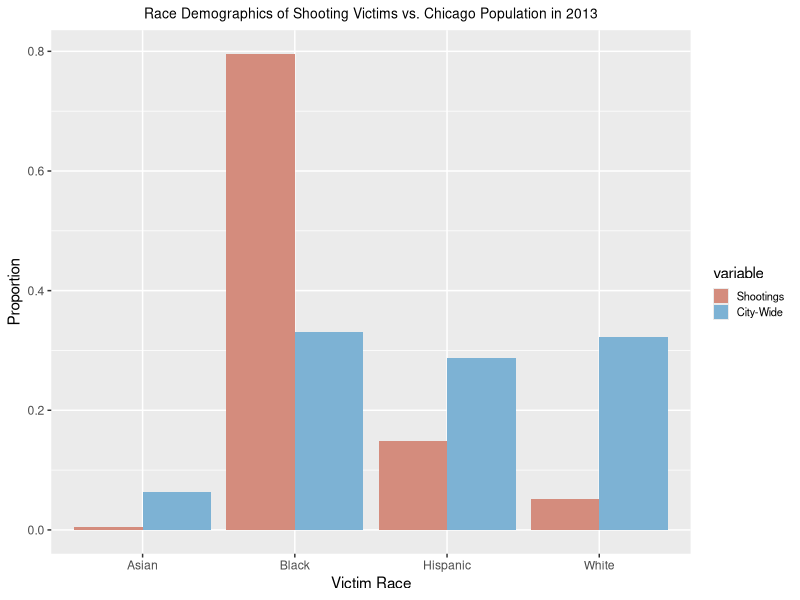
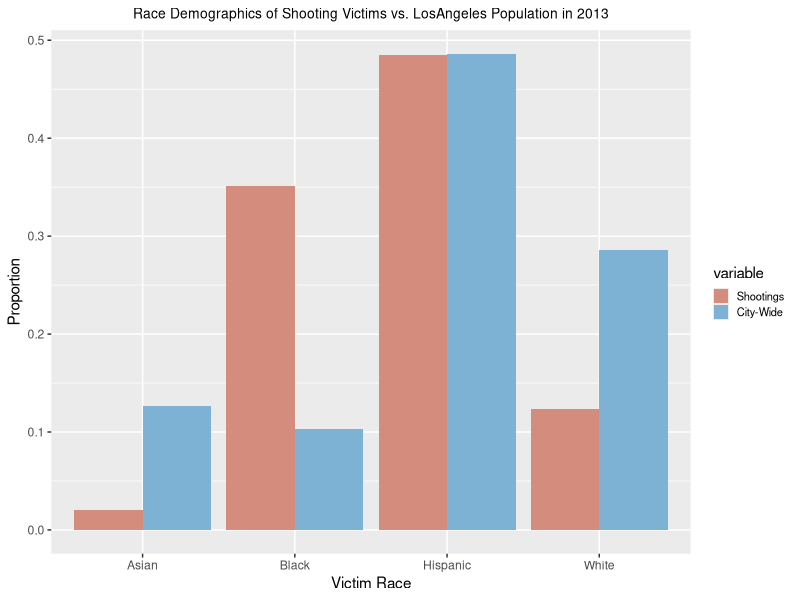
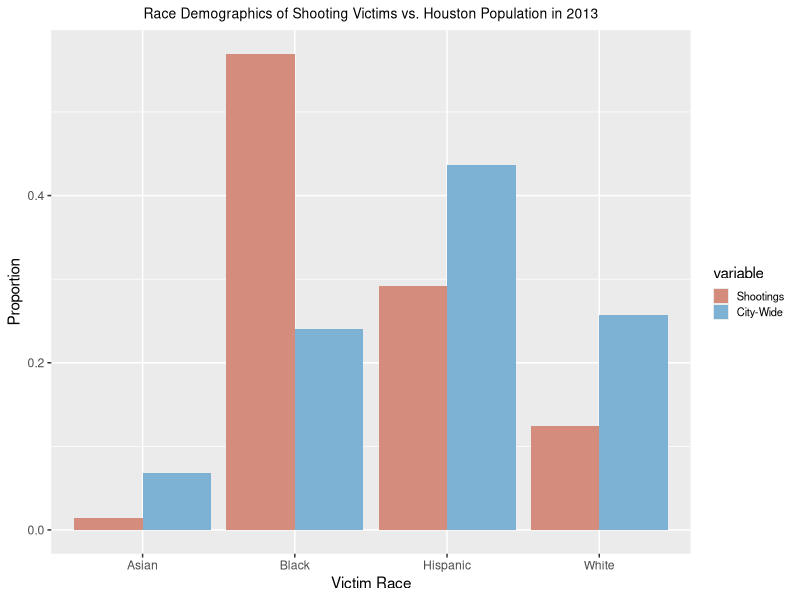
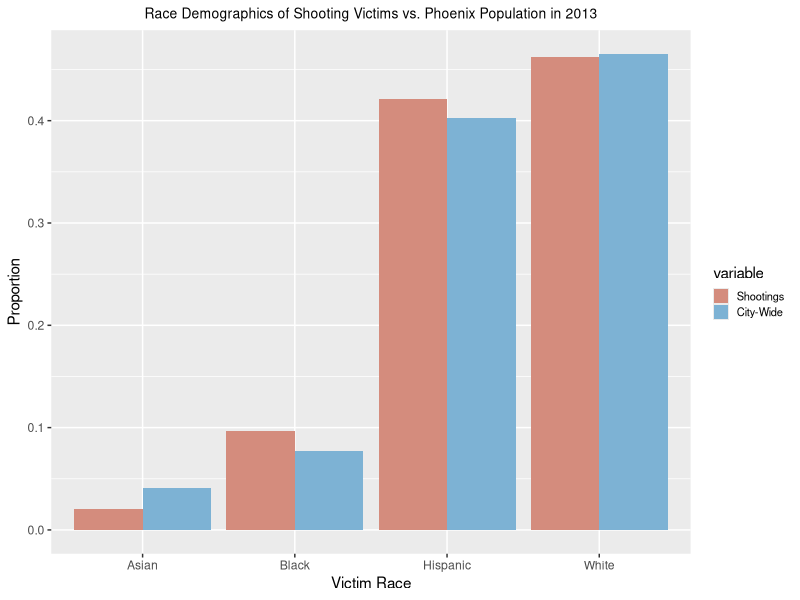
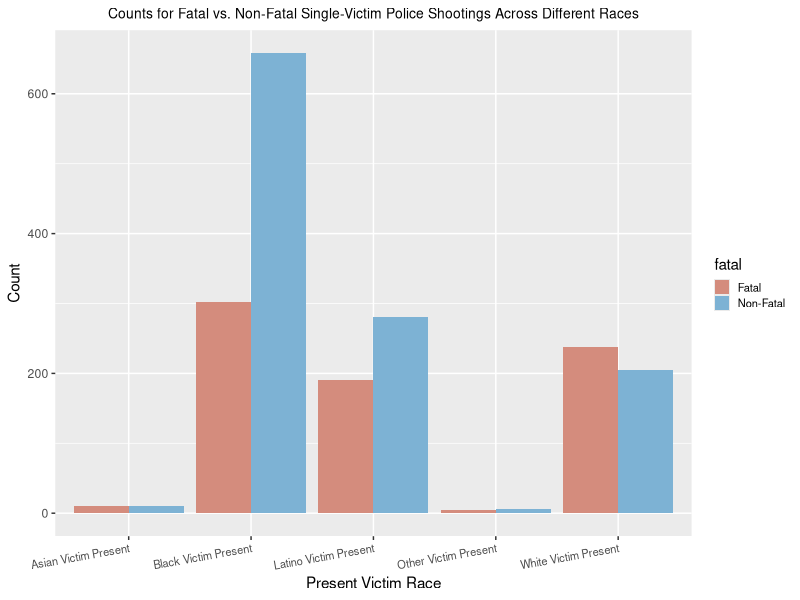
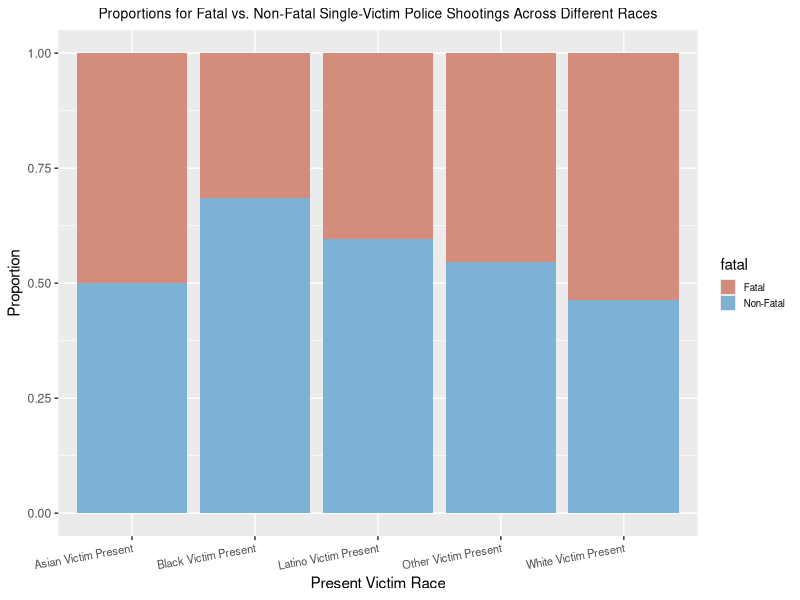
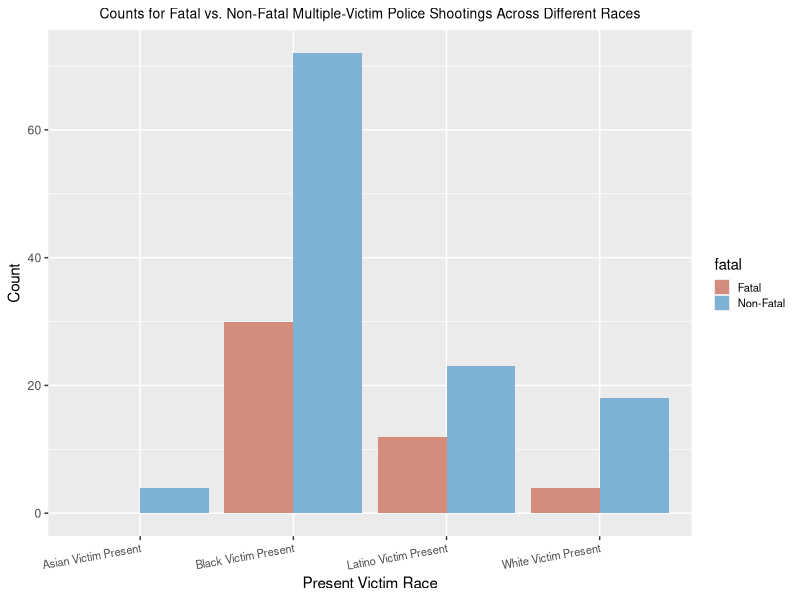
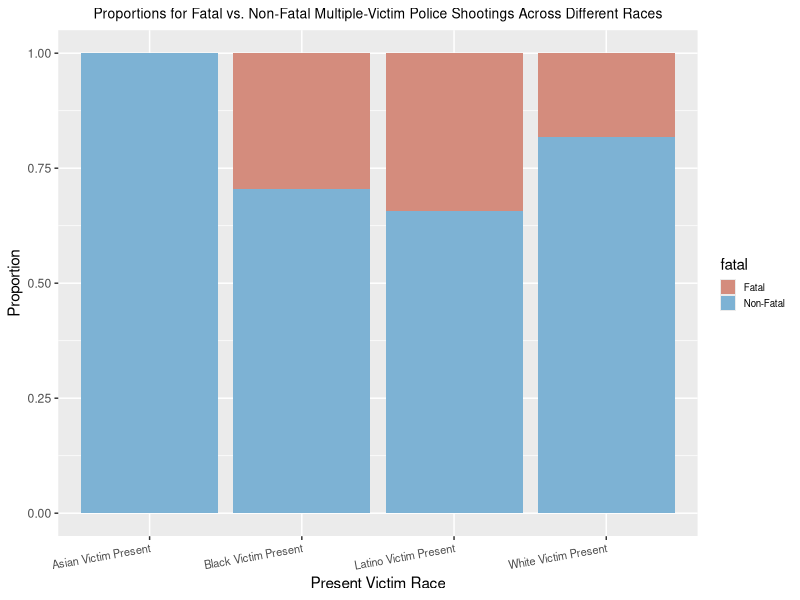

Generate these figures, in order, with R: (Note: this script raises an error after producing the figures.)
## ---- chunk 1
knitr::opts_chunk$set(echo = TRUE)
## ---- chunk 2
library(ggplot2)
library(dplyr)
library(tidyr)
library(tidyverse)
library(reshape2)
## ---- chunk 3
library(ggplot2)
library(dplyr)
library(tidyr)
library(tidyverse)
## ---- chunk 4
# Census Predictors
census <- read.csv("data/2013census.csv")[,-c(8,9)]
states <- lapply(census$department, function(x) str_extract_all(x,"\\([^()]+\\)")[[1]])
states <- substring(states, 2, nchar(states)-1)
census$state <- states

# Gun Law Predictors
gun_provisions <- read.csv("data/gun_provisions.csv") %>% 
  filter(year == 2013)
gun_provisions <- gun_provisions %>% 
  mutate(total_pr = rowSums(gun_provisions[,3:136]),
         deesc_train = ifelse(state %in% c("California", "New Mexico", "Texas", "Oklahoma", "South Dakota", "Illinois", "Indiana", "Tennessee", "Washington", "Missouri", "Georgia", "Ohio", "Maryland", "Massachusetts", "Connecticut", "Maine"), 1, 0)) %>% 
  select(state, total_pr, deesc_train)
gun_provisions$state <- state.abb[match(gun_provisions$state,state.name)]
## ---- chunk 5
all <- read.csv("data/allshootingsdata.csv")

# Recode subject race
all$SubjectRace[is.na(all$SubjectRace)] <- "A"

# Recode officer races
all$OfficerRace <- gsub("H/L", "L", all$OfficerRace)
all$OfficerRace <- gsub("H", "L", all$OfficerRace)
all$OfficerRace <- gsub("Unknown|m/m", "U", all$OfficerRace)
all$OfficerRace <- gsub("WHITE|WLITE", "W", all$OfficerRace)
all$OfficerRace <- gsub("BLACK", "B", all$OfficerRace)
all$OfficerRace <- gsub("ASIAN", "A", all$OfficerRace)
all$OfficerRace <- gsub("Other|AI/AN|NA/W|Multi-Racial", "O", all$OfficerRace)
all$OfficerRace <- gsub("A/PI ", "A;", all$OfficerRace)
all$OfficerRace <- gsub("A/PI", "A", all$OfficerRace)
all$OfficerRace <- gsub(",", ";", all$OfficerRace)
all$OfficerRace <- gsub(" ", "", all$OfficerRace)
all$OfficerRace <- gsub("A/W|W/L|W/A", "O", all$OfficerRace)
all$OfficerRace[all$OfficerRace == ""] <- "U"

# Recode officer genders
all$OfficerGender <- gsub("MALE", "M", toupper(all$OfficerGender))
all$OfficerGender <- gsub("FEMALE|FEM", "F", toupper(all$OfficerGender))
all$OfficerGender <- gsub("UNKNOWN|FALSE", "U", toupper(all$OfficerGender))
all$OfficerGender <- gsub(",|:", ";", toupper(all$OfficerGender))
all$OfficerGender <- gsub(" |/", "", toupper(all$OfficerGender))

all <- all %>% 
  select(-c("Date", "NatureOfStop", "Notes", "SubjectAge", "NumberOfShots", "Department", "FullNarrative", "fdate", "month", "day", "tr", "AvgAge", "VA", "F", "nshots", "sit")) %>% 
  mutate(b = as.numeric(b > 0),
         w = as.numeric(w > 0),
         l = as.numeric(l > 0),
         a = as.numeric(a > 0),
         so =  as.numeric(str_count(all$SubjectRace, "O") > 0),
         smale = as.numeric(str_count(all$SubjectGender, "M") > 0),
         sfem = as.numeric(str_count(all$SubjectGender, "F") > 0),
         ob = as.numeric(str_count(all$OfficerRace, "B") > 0),
         ow = as.numeric(str_count(all$OfficerRace, "W") > 0),
         ol = as.numeric(str_count(all$OfficerRace, "L") > 0),
         oa = as.numeric(str_count(all$OfficerRace, "A") > 0),
         oo =  as.numeric(str_count(all$OfficerRace, "O") > 0),
         omale = as.numeric(str_count(all$OfficerGender, "M") > 0),
         ofem = as.numeric(str_count(all$OfficerGender, "F") > 0),
         other = as.numeric(other), 
         replica = as.numeric(replica), 
         knife = as.numeric(knife), 
         gun = as.numeric(weapon == "gun"), 
         unarmed = as.numeric(weapon == "unarmed"),
         unknown_weapon = as.numeric(weapon == "U"),
         fatal = as.numeric(str_count(all$Fatal, "F") > 0)) %>% 
  select(-c(weapon, SubjectGender, OfficerGender))

all <- rename(all, sb = b, sw = w, sl = l, sa = a, weapon_other = other)
## ---- chunk 6
# Filter out unknown values
all <- all[-which(all$smale == 0 & all$sfem == 0),]
all <- all[-which(all$omale == 0 & all$ofem == 0),]
all <- all[-which(all$sb == 0 & all$sw == 0 & all$sl == 0 & all$sa == 0 & all$so == 0),]
all <- all[-which(is.na(all$sb)),]
all <- all[-which(all$ob == 0 & all$ow == 0 & all$ol == 0 & all$oa == 0 & all$oo == 0),]
all <- all[-which(str_count(all$Fatal, "F") == 0 & str_count(all$Fatal, "N") == 0),]
all <- all %>% 
  select(-c(Fatal))
## ---- chunk 7
final_df <- merge(all, census, by.x = "city", by.y = "city_name")
final_df <- merge(final_df, gun_provisions, by = "state")
final_df <- final_df %>% 
  select(-c(department, year))
## ---- chunk 8
saveRDS(final_df, "data/final.rds")
## ---- chunk 9
final_eda <- final_df %>%
  mutate(
      fatal = case_when(
        fatal == 1 ~ "Fatal",
        fatal == 0 ~ "Non-Fatal"),
      sb = case_when(
        sb == 1 ~ "Black Victim Present",
        sb == 0 ~ "Black Victim Not Present"
      ),
      sw = case_when(
        sw == 1 ~ "White Victim Present",
        sw == 0 ~ "White Victim Not Present"
      ),
      sl = case_when(
        sl == 1 ~ "Latino Victim Present",
        sl == 0 ~ "Latino Victim Not Present"
      ),
      sa = case_when(
        sa == 1 ~ "Asian Victim Present",
        sa == 0 ~ "Asian Victim Not Present"
      ),
      so = case_when(
        so == 1 ~ "Other Victim Present",
        so == 0 ~ "Other Victim Not Present"
      ),
      smale = case_when(
        smale == 1 ~ "Male Victim Present",
        smale == 0 ~ "Male Victim Not Present"
      ),
      sfem = case_when(
        sfem == 1 ~ "Female Victim Present",
        sfem == 0 ~ "Female Victim Not Present"
      ),
      ob = case_when(
        ob == 1 ~ "Black Officer Present",
        ob == 0 ~ "Black Officer Not Present"
      ),
      ow = case_when(
        ow == 1 ~ "White Officer Present",
        ow == 0 ~ "White Officer Not Present"
      ),
      ol = case_when(
        ol == 1 ~ "Latino Officer Present",
        ol == 0 ~ "Latino Officer Not Present"
      ),
      oa = case_when(
        oa == 1 ~ "Asian Officer Present",
        oa == 0 ~ "Asian Officer Not Present"
      ),
      oo = case_when(
        oo == 1 ~ "Other Officer Present",
        oo == 0 ~ "Other Officer Not Present"
      ),
      omale = case_when(
        omale == 1 ~ "Male Officer Present",
        omale == 0 ~ "Male Officer Not Present"
      ),
      weapon_other = case_when(
        weapon_other == 1 ~ "Other Weapon Present",
        weapon_other == 0 ~ "Other Weapon Not Present"
      ), 
      replica = case_when(
        replica == 1 ~ "Replica Present",
        replica == 0 ~ "Replica Not Present"
      ),
      knife = case_when(
        knife == 1 ~ "Knife Present",
        knife == 0 ~ "Knife Not Present"
      ),
      gun = case_when(
        gun == 1 ~ "Gun Present",
        gun == 0 ~ "Gun Not Present"
      ),
      unarmed = case_when(
        unarmed == 1 ~ "Victim Unarmed",
        unarmed == 0 ~ "Victim Armed"
      ),
      unknown_weapon = case_when(
        unknown_weapon == 1 ~ "Weapon Unknown",
        unknown_weapon == 0 ~ "Weapon Known"
      )
  )

saveRDS(final_eda, 'data/final_eda.rds')
## ---- chunk 10
most_pop <- head(names(sort(table(final_eda$city), decreasing = TRUE)), 4)
i <- 1

for (c in most_pop) {
  temp <- final_eda %>% 
    filter(city == c)
  
  vic <- temp %>% 
  summarise(Black = sum(str_count(SubjectRace, "B")), 
            White = sum(str_count(SubjectRace, "W")),
            Hispanic = sum(str_count(SubjectRace, "L")),
            Asian = sum(str_count(SubjectRace, "A")),
            city_pop_2013 = sum(str_count(SubjectRace, "B")) + sum(str_count(SubjectRace, "W")) + 
              sum(str_count(SubjectRace, "L")) + sum(str_count(SubjectRace, "A")) + 
              sum(str_count(SubjectRace, "O"))
  ) %>% 
    mutate(Black = Black/city_pop_2013, 
           White = White/city_pop_2013,
           Hispanic = Hispanic/city_pop_2013,
           Asian = Asian/city_pop_2013)
  
  vic <- vic %>%
    t() %>%
    as.data.frame(stringsAsFactors = F) %>%
    rownames_to_column("race") %>%
    `rownames<-`(NULL)

  demo <- temp %>% 
    select(black, white, hispanic, asian, city_pop_2013)  %>% 
    mutate(black = black/city_pop_2013, 
           white = white/city_pop_2013,
           hispanic = hispanic/city_pop_2013,
           asian = asian/city_pop_2013)
  demo <- rename(demo, Black = black, White = white, Hispanic = hispanic, Asian = asian)
  demo <- demo[1,]
  
  demo <- demo %>%
    t() %>%
    as.data.frame(stringsAsFactors = F) %>%
    rownames_to_column("race") %>%
    `rownames<-`(NULL)
  demo <- rename(demo, V1 = 2)
  
  temp2 <- merge(vic, demo, by = "race") %>% 
    filter(race != "city_pop_2013")
  temp2 <- rename(temp2, "Shootings" = V1.x, "City-Wide" = V1.y)
  temp2 <- melt(temp2)
  
  plot <- ggplot(temp2, aes(x = race, y = value, fill = variable)) +
    geom_bar(position = "dodge", stat="identity") + 
    labs(x = "Victim Race", y = "Proportion", title = paste0("Race Demographics of Shooting Victims vs. ", c, " Population in 2013")) +
    theme(legend.text = element_text(size = 8),
          legend.key.size = unit(0.4, "cm"),
          plot.title = element_text(size=10, hjust = 0.5)) + 
    scale_fill_manual(values=c("#D48C7D", "#7DB2D4"))
  
  ggsave(filename = paste0("figures/cityeda", i, ".png"), plot)
  
  i <- i + 1
}
## ---- chunk 11
single_victims <- final_eda %>% 
  filter(NumberOfSubjects <= 1)
nrow(single_victims)

mult_victims <- final_eda %>% 
  filter(NumberOfSubjects > 1)
nrow(mult_victims)
## ---- chunk 12
tempsb <- single_victims %>% 
  group_by(sb, fatal) %>% 
  summarise(count = n())
tempsb <- tempsb[3:4,]
tempsb <- rename(tempsb, type = sb)

tempsw <- single_victims %>% 
  group_by(sw, fatal) %>% 
  summarise(count = n())
tempsw <- tempsw[3:4,]
tempsw <- rename(tempsw, type = sw)

tempsa <- single_victims %>% 
  group_by(sa, fatal) %>% 
  summarise(count = n())
tempsa <- tempsa[3:4,]
tempsa <- rename(tempsa, type = sa)

tempsl <- single_victims %>% 
  group_by(sl, fatal) %>% 
  summarise(count = n())
tempsl <- tempsl[3:4,]
tempsl <- rename(tempsl, type = sl)

tempso <- single_victims %>% 
  group_by(so, fatal) %>% 
  summarise(count = n())
tempso <- tempso[3:4,]
tempso <- rename(tempso, type = so)

temp <- rbind(tempsb, tempsw, tempsl, tempsa, tempso) %>% 
  group_by(type) %>% 
  mutate(total = sum(count)) %>% 
  ungroup() %>% 
  mutate(prop = count / total)

race_count <- ggplot(temp, aes(x = type, y = count, fill = fatal)) +
  geom_bar(position = "dodge", stat="identity") + 
  labs(x = "Present Victim Race", y = "Count", title = "Counts for Fatal vs. Non-Fatal Single-Victim Police Shootings Across Different Races") +
  theme(legend.text = element_text(size = 8),
        legend.key.size = unit(0.4, "cm"),
        axis.text.x = element_text(angle = 10, hjust = 1, size = 8),
        plot.title = element_text(size=10, hjust = 0.5)) + 
  scale_fill_manual(values=c("#D48C7D", "#7DB2D4"))

race_prop <- ggplot(temp, aes(x = type, y = prop, fill = fatal)) +
  geom_bar(position = "stack", stat="identity") + 
  labs(x = "Present Victim Race", y = "Proportion", title = "Proportions for Fatal vs. Non-Fatal Single-Victim Police Shootings Across Different Races") +
  theme(legend.text = element_text(size = 7),
        legend.key.size = unit(0.4, "cm"),
        axis.text.x = element_text(angle = 10, hjust = 1, size = 8),
        plot.title = element_text(size=10, hjust = 0.5)) + 
  scale_fill_manual(values=c("#D48C7D", "#7DB2D4"))

ggsave(filename = "figures/singleeda1.png", race_count)
ggsave(filename = "figures/singleeda2.png", race_prop)
## ---- chunk 13
tempsb <- mult_victims %>% 
  group_by(sb, fatal) %>% 
  summarise(count = n())
tempsb <- tempsb[3:4,]
tempsb <- rename(tempsb, type = sb)

tempsw <- mult_victims %>% 
  group_by(sw, fatal) %>% 
  summarise(count = n())
tempsw <- tempsw[3:4,]
tempsw <- rename(tempsw, type = sw)

tempsa <- mult_victims %>% 
  group_by(sa, fatal) %>% 
  summarise(count = n())
tempsa <- tempsa[3,]
tempsa[2,] <- list("Asian Victim Present", "Fatal", 0)
tempsa <- rename(tempsa, type = sa)

tempsl <- mult_victims %>% 
  group_by(sl, fatal) %>% 
  summarise(count = n())
tempsl <- tempsl[3:4,]
tempsl <- rename(tempsl, type = sl)

temp <- rbind(tempsb, tempsw, tempsl, tempsa) %>% 
  group_by(type) %>% 
  mutate(total = sum(count)) %>% 
  ungroup() %>% 
  mutate(prop = count / total)

race_count1 <- ggplot(temp, aes(x = type, y = count, fill = fatal)) +
  geom_bar(position = "dodge", stat="identity") + 
  labs(x = "Present Victim Race", y = "Count", title = "Counts for Fatal vs. Non-Fatal Multiple-Victim Police Shootings Across Different Races") +
  theme(legend.text = element_text(size = 8),
        legend.key.size = unit(0.4, "cm"),
        axis.text.x = element_text(angle = 10, hjust = 1, size = 8),
        plot.title = element_text(size=10, hjust = 0.5)) + 
  scale_fill_manual(values=c("#D48C7D", "#7DB2D4"))

race_prop1 <- ggplot(temp, aes(x = type, y = prop, fill = fatal)) +
  geom_bar(position = "stack", stat="identity") + 
  labs(x = "Present Victim Race", y = "Proportion", title = "Proportions for Fatal vs. Non-Fatal Multiple-Victim Police Shootings Across Different Races") +
  theme(legend.text = element_text(size = 7),
        legend.key.size = unit(0.4, "cm"),
        axis.text.x = element_text(angle = 10, hjust = 1, size = 8),
        plot.title = element_text(size=10, hjust = 0.5)) + 
  scale_fill_manual(values=c("#D48C7D", "#7DB2D4"))

ggsave(filename = "figures/multeda1.png", race_count1)
ggsave(filename = "figures/multeda2.png", race_prop1)
## ---- chunk 14
temp <- single_victims %>% 
  group_by(Fatal, SubjectRace) %>% 
  summarise(count = n())
  
ggplot(single_victims, aes(x = Fatal, y = count)) +
  geom_bar(stat="identity") + 
  labs(x = "Fatal", y = "Count", title = "Counts for Fatal vs. Non-Fatal Police Shootings") 
  group_by(Fatal, race) %>% 
  summarise(count = n())
## ---- chunk 15
temp <- all %>% 
  group_by(Fatal) %>% 
  summarise(count = n())

ggplot(temp, aes(x=Fatal, y=count)) + 
  geom_bar(stat="identity") + 
  labs(x = "Fatal", y = "Count", title = "Counts for Fatal vs. Non-Fatal Police Shootings") 
## ---- chunk 16
temp <- all %>% 
  group_by(Fatal, SubjectRace) %>% 
  summarise(race_count = n())

ggplot(temp, aes(x=SubjectRace, y=race_count, fill = Fatal)) + 
  geom_bar(position="dodge", stat="identity") + 
  labs(x = "Race", y = "Count", title = "Counts for Victim Race by Fatal vs. Non-Fatal in Police Shootings") 

temp2 <- all %>% 
  group_by(Fatal, OfficerRace) %>% 
  summarise(race_count = n())

ggplot(temp2, aes(x=OfficerRace, y=race_count, fill = Fatal)) + 
  geom_bar(position="dodge", stat="identity") + 
  labs(x = "Race", y = "Count", title = "Counts for Officer Race by Fatal vs. Non-Fatal in Police Shootings") 
## ---- chunk 17
temp <- all %>% 
  group_by(Fatal, SubjectGender) %>% 
  summarise(gender_count = n())

ggplot(temp, aes(x=SubjectGender, y=gender_count, fill = Fatal)) + 
  geom_bar(position="dodge", stat="identity") + 
  labs(x = "Gender", y = "Count", title = "Counts for Victim Gender by Fatal vs. Non-Fatal in Police Shootings") 

temp2 <- all %>% 
  group_by(Fatal, OfficerGender) %>% 
  summarise(gender_count = n())

ggplot(temp2, aes(x=OfficerGender, y=gender_count, fill = Fatal)) + 
  geom_bar(position="dodge", stat="identity") + 
  labs(x = "Gender", y = "Count", title = "Counts for Officer Race by Fatal vs. Non-Fatal in Police Shootings") 
## ---- chunk 18
temp <- all %>% 
  group_by(Fatal, weapon) %>% 
  summarise(count = n())

ggplot(temp, aes(x=weapon, y=count, fill = Fatal)) + 
  geom_bar(position="dodge", stat="identity") + 
  labs(x = "Weapon Type", y = "Count", title = "Counts of Each Weapon Type on Victims by Fatal vs. Non-Fatal in Police Shootings") 
## ---- chunk 19
all <- all %>% 
  separate_rows(SubjectRace, SubjectGender, Fatal, sep = ";")

officer_gender <- sapply(str_split(all$OfficerGender, ";"), length)
officer_race <- sapply(str_split(all$OfficerRace, ";"), length)
out <- which((officer_gender == officer_race) == FALSE)
all <- all[-out,]

all <- all %>% 
  separate_rows(OfficerRace, OfficerGender, sep = ";") %>% 
  separate_rows(OfficerRace, OfficerGender, sep = ",") 

officer_gender2 <- sapply(str_split(all$OfficerGender, "/"), length)
officer_race2 <- sapply(str_split(all$OfficerRace, "/"), length)
out2 <- which((officer_gender2 == officer_race2) == FALSE)
all <- all[-out2,]

all$OfficerRace <- trimws(all$OfficerRace)
all$OfficerGender <- trimws(all$OfficerGender)
all$Fatal <- trimws(all$Fatal)

all <- all %>% 
  filter(SubjectRace != "U") %>% 
  filter(OfficerRace != "U") %>% 
  filter(OfficerRace != "Unknown") %>% 
  filter(OfficerRace != "NA") %>% 
  filter(OfficerRace != "") %>% 
  filter(OfficerRace != "I") %>% 
  filter(OfficerGender != "U") %>% 
  filter(OfficerGender != "N") %>% 
  filter(SubjectGender != "U") %>% 
  filter(SubjectGender != "N") %>% 
  filter(Fatal != "U")

all$OfficerRace[all$OfficerRace == "WHITE"] <- "W"
all$OfficerRace[all$OfficerRace == "BLACK"] <- "B"
all$OfficerRace[all$OfficerRace == "ASIAN"] <- "A"

all$OfficerGender[all$OfficerGender == "FEMALE"] <- "F"
all$OfficerGender[all$OfficerGender == "MALE"] <- "M"
all$OfficerGender[all$OfficerGender == "Male"] <- "M"
